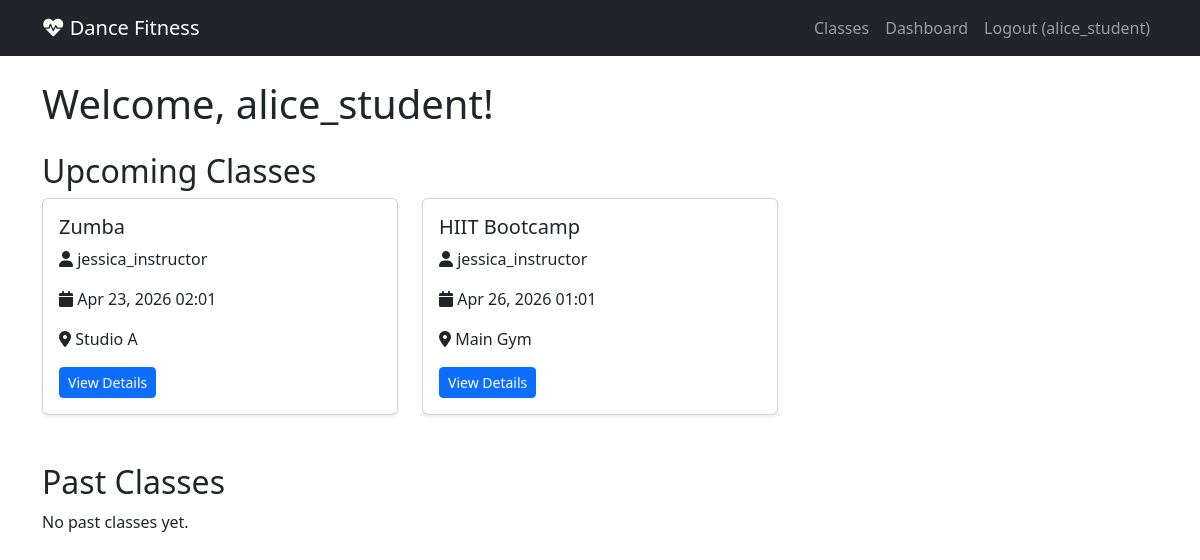
The page /dashboard/ (signed in) on the database as committed earlier.
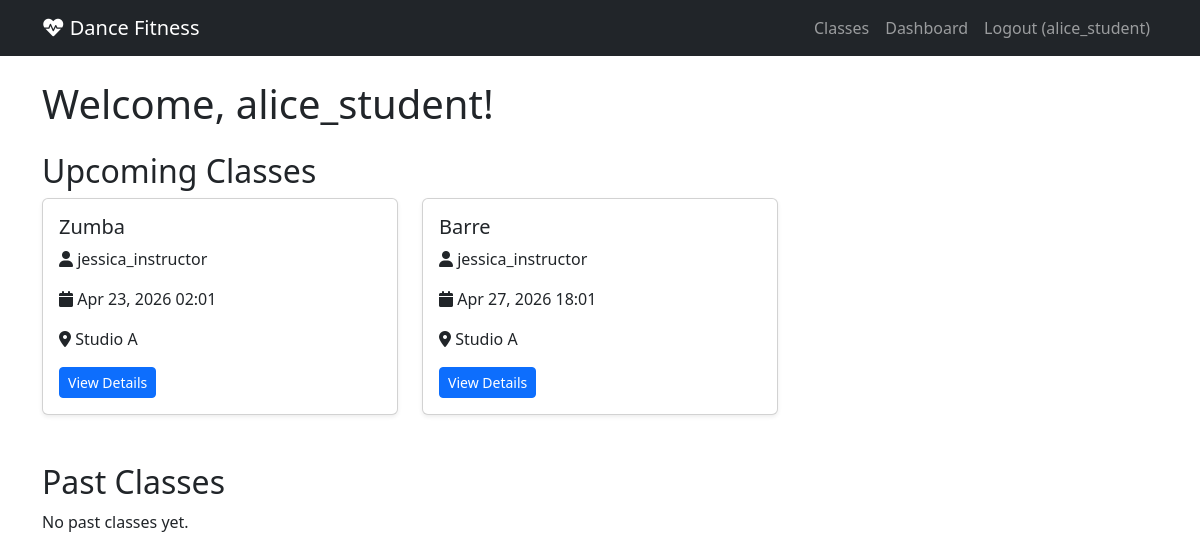
The same page on the database as committed later.
### booking/models.py (models this page shows, shortened)
class Booking(models.Model):
    STATUS_CHOICES = [
        ('confirmed', 'Confirmed'),
        ('cancelled', 'Cancelled')
    ]
    student = models.ForeignKey(User, on_delete=models.CASCADE, related_name='bookings')
    scheduled_class = models.ForeignKey(ScheduledClass, on_delete=models.CASCADE, related_name='bookings')
    status = models.CharField(max_length=20, choices=STATUS_CHOICES, default='confirmed')
    attended = models.BooleanField(default=False)
    enrolled_at = models.DateTimeField(auto_now_add=True)
    class Meta:
        constraints = [
            models.UniqueConstraint(
                fields=['student', 'scheduled_class'],
                name='unique_booking'
            )
        ]

class ScheduledClass(models.Model):
    class_type = models.ForeignKey(ClassType, on_delete=models.CASCADE, related_name='scheduled_class')
    instructor = models.ForeignKey(User, on_delete=models.CASCADE, limit_choices_to={'is_instructor': True})
    start_time = models.DateTimeField()
    capacity = models.IntegerField(default=18)
    location = models.CharField(max_length=200)

class ClassType(models.Model):
    name = models.CharField(max_length=200)
    description = models.TextField()
    category = models.ForeignKey(Category, on_delete=models.SET_NULL, null=True, blank=True)
    duration = models.IntegerField(default=60)

class User(AbstractUser):
    is_instructor = models.BooleanField(default=False)
    bio = models.TextField(max_length=500, blank=True)

### booking/views.py (the view)
# urls.py: path("dashboard/", views.dashboard, name="dashboard"),
@login_required
def dashboard(request):
    if request.user.is_instructor:
        my_classes = ScheduledClass.objects.filter(instructor=request.user).order_by('start_time')
        return render(request, "booking/instructor_dashboard.html", {
            "my_classes": my_classes
        })
    else:
        upcoming_bookings = Booking.objects.filter(
            student=request.user,
            status='confirmed',
            scheduled_class__start_time__gte=timezone.now()
        ).order_by('scheduled_class__start_time')
        past_bookings = Booking.objects.filter(
            student=request.user,
            scheduled_class__start_time__lt=timezone.now()
        ).order_by('-scheduled_class__start_time')
        return render(request, "booking/student_dashboard.html", {
            "upcoming_bookings": upcoming_bookings,
            "past_bookings": past_bookings
        })

### booking/templates/booking/student_dashboard.html (shortened to what this page needs)
{% extends "booking/layout.html" %}
{% block body %}
    <h1>Welcome, {{ user.username }}!</h1>
    <h2 class="mt-4">Upcoming Classes</h2>
    {% if upcoming_bookings %}
        <div class="row">
            {% for booking in upcoming_bookings %}
                <div class="col-md-4 mb-4">
                    <div class="card h-100 shadow-sm">
                        <div class="card-body">
                            <h5 class="card-title">{{ booking.scheduled_class.class_type.name }}</h5>
                            <p><i class="fas fa-user"></i> {{ booking.scheduled_class.instructor.username }}</p>
                            <p><i class="fas fa-calendar"></i> {{ booking.scheduled_class.start_time|date:"M d, Y H:i" }}</p>
                            <p><i class="fas fa-map-marker-alt"></i> {{ booking.scheduled_class.location }}</p>
                            <a href="{% url 'class_detail' booking.scheduled_class.id %}" class="btn btn-primary btn-sm">View Details</a>
                        </div>
                    </div>
                </div>
            {% endfor %}
        </div>
    {% else %}
        <p>No upcoming classes. <a href="{% url 'index' %}">Browse classes</a></p>
    {% endif %}
    <h2 class="mt-4">Past Classes</h2>
    {% if past_bookings %}
        <div class="row">
            {% for booking in past_bookings %}
                <div class="col-md-4 mb-4">
                    <div class="card h-100 shadow-sm bg-light">
                        <div class="card-body">
                            <h5 class="card-title">{{ booking.scheduled_class.class_type.name }}</h5>
                            <p><i class="fas fa-calendar"></i> {{ booking.scheduled_class.start_time|date:"M d, Y H:i" }}</p>
                            <p><i class="fas fa-check-circle text-success"></i> Attended: {{ booking.attended|yesno:"Yes,No" }}</p>
                        </div>
                    </div>
                </div>
            {% endfor %}
        </div>
    {% else %}
        <p>No past classes yet.</p>
    {% endif %}
{% endblock %}

Rows that differ between the two databases and show on the page:
no longer on this page (row edited): Booking: scheduled_class.class_type.name "HIIT Bootcamp", scheduled_class.instructor.username "jessica_instructor", scheduled_class.start_time "Apr 26, 2026 01:01", scheduled_class.location "Main Gym"
added Booking: scheduled_class.class_type.name "Barre", scheduled_class.instructor.username "jessica_instructor", scheduled_class.start_time "Apr 27, 2026 18:01", scheduled_class.location "Studio A"
